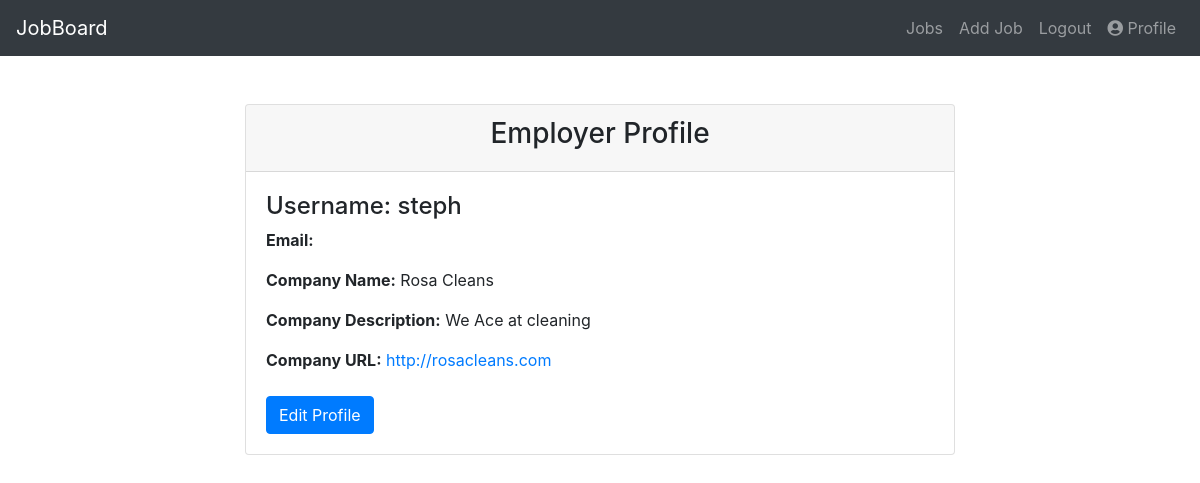
The page /accounts/profile/ (signed in) on the database its author committed.
### accounts/models.py (models this page shows, shortened)
class User(AbstractUser):
    is_employer = models.BooleanField(default=False)
    is_candidate = models.BooleanField(default=False)

class EmployerProfile(models.Model):
    user = models.OneToOneField(User, on_delete=models.CASCADE, related_name='employer_profile')
    company_name = models.CharField(max_length=255)
    company_website = models.URLField()
    company_description = models.TextField()

### accounts/views.py (the view)
# urls.py: path('profile/', views.profile, name='profile'),
@login_required
def profile(request):
    if request.user.is_candidate:
        profile = request.user.candidate_profile
        return render(request, 'candidate_profile.html', {'profile': profile})
    else:
        profile = request.user.employer_profile
        return render(request, 'employer_profile.html', {'profile': profile})

### accounts/templates/employer_profile.html
{% extends "base_layout.html" %}
{% block content %}
<div class="container mt-5">
    <div class="row justify-content-center">
        <div class="col-md-8">
            <div class="card">
                <div class="card-header text-center">
                    <h3>Employer Profile</h3>
                </div>
                <div class="card-body">
                    <h4>Username: {{ user.username }}</h4>
                    <p><strong>Email:</strong> {{ user.email }}</p>
                    <p><strong>Company Name:</strong> {{ user.employer_profile.company_name }}</p>
                    <p><strong>Company Description:</strong> {{ user.employer_profile.company_description }}</p>
                    <p><strong>Company URL:</strong> <a href="{{ user.employer_profile.company_website }}" target="_blank">{{ user.employer_profile.company_website }}</a></p>
                    <div class="mt-4">
                        <a href="{% url 'accounts:update_profile' %}" class="btn btn-primary">Edit Profile</a>
                    </div>
                </div>
            </div>
        </div>
    </div>
</div>
{% endblock %}

### rows shown on the page
User: username "steph", employer_profile.company_name "Rosa Cleans", employer_profile.company_description "We Ace at cleaning", employer_profile.company_website "http://rosacleans.com"
